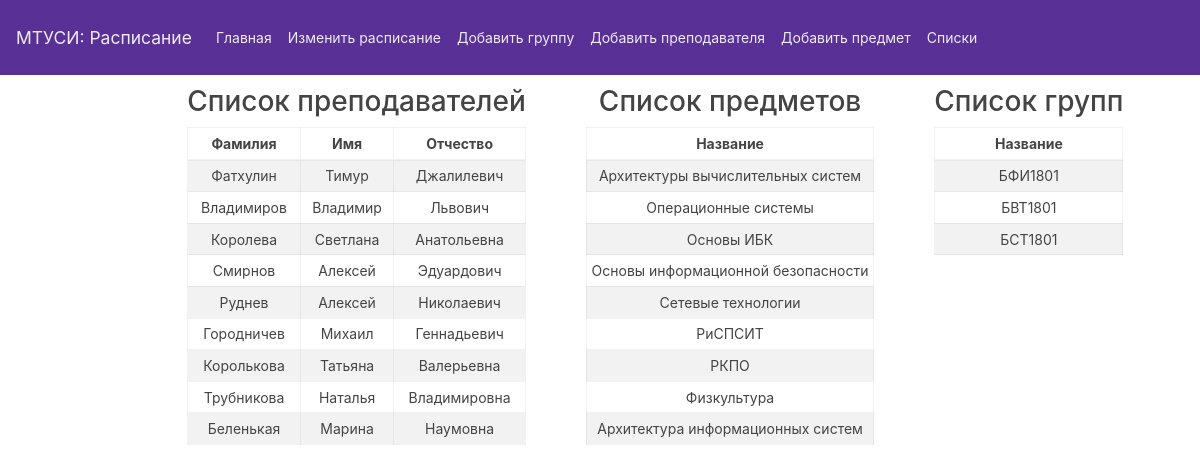
Screenshot of /groups with the database file from the repository.
### models/lecturer.py (models this page shows)
class Lecturer(db.Model):
    __tablename__ = 'lecturer'
    id = db.Column(db.Integer, primary_key=True)
    name = db.Column(db.String(30), nullable=False)
    last_name = db.Column(db.String(30), nullable=False)
    surname = db.Column(db.String(30), nullable=False)

### models/subject.py (models this page shows)
class Subject(db.Model):
    __tablename__ = 'subject'
    id = db.Column(db.Integer, primary_key=True)
    subject_name = db.Column(db.String(30), unique=True, nullable=False)

### models/group.py (models this page shows)
class Group(db.Model):
    __tablename__ = 'group'
    id = db.Column(db.Integer, primary_key=True)
    name = db.Column(db.String(30), unique=True, nullable=False)

### Routes/Groups.py (the view)
@groups.route('/groups')
def index1():
    return render_template('groups.html', groups=Group.query.all(), lecturers=Lecturer.query.all(),
                           subjects=Subject.query.all())

### templates/groups.html (shortened to what this page needs)
<!DOCTYPE html>
<html lang="en">
<head>
    <link rel="stylesheet" type="text/css" href="/static/css/boots.min.css">
</head>
<body>
{% include "Nav.html" %}
<div class="row">
    <div class="container_flex">
        <div class="table-responsive">
            <h2>Список преподавателей</h2>
            <table class="table table-bordered table-striped table-sm table-hover">
                <thead>
                <tr>
                    <th scope="col">Фамилия</th>
                    <th scope="col">Имя</th>
                    <th scope="col">Отчество</th>
                </tr>
                </thead>
                <tbody>
                {% for lecturer in lecturers %}
                <tr>
                    <td>{{ lecturer.last_name }}</td>
                    <td>{{ lecturer.name }}</td>
                    <td>{{ lecturer.surname }}</td>
                    {% endfor %}
                </tr>
                </tbody>
            </table>
        </div>
    </div>
    <div class="container_flex">
        <div class="table-responsive">
            <h2>Список предметов</h2>
            <table class="table table-sm table-bordered table-striped table-responsive table-hover">
                <thead>
                <tr>
                    <th scope="col">Название</th>
                </tr>
                </thead>
                <tbody>
                {% for subject in subjects %}
                <tr>
                    <td>{{ subject.subject_name }}</td>
                    {% endfor %}
                </tr>
                </tbody>
            </table>
        </div>
    </div>
    <div class="container_flex">
        <div class="table-responsive">
            <h2>Список групп</h2>
            <table class="table table-sm table-bordered table-striped  table-hover ">
                <thead>
                <tr>
                    <th scope="col">Название</th>
                </tr>
                </thead>
                <tbody>
                {% for group in groups %}
                <tr>
                    <td>{{ group.name }}</td>
                    {% endfor %}
                </tr>
                </tbody>
            </table>
        </div>
    </div>
</div>
</body>
</html>

### templates/groups.html (style rules this page uses)
.container_flex { display: inline-block; position: relative; margin:10px 30px; left: 14%; }
.table-responsive { text-align: center; }

### rows the page displays
Lecturer: last_name "Фатхулин", name "Тимур", surname "Джалилевич"
Lecturer: last_name "Владимиров", name "Владимир", surname "Львович"
Lecturer: last_name "Королева", name "Светлана", surname "Анатольевна"
Lecturer: last_name "Смирнов", name "Алексей", surname "Эдуардович"
Lecturer: last_name "Руднев", name "Алексей", surname "Николаевич"
Lecturer: last_name "Городничев", name "Михаил", surname "Геннадьевич"
Lecturer: last_name "Королькова", name "Татьяна", surname "Валерьевна"
Lecturer: last_name "Трубникова", name "Наталья", surname "Владимировна"
Lecturer: last_name "Беленькая", name "Марина", surname "Наумовна"
Subject: subject_name "Архитектуры вычислительных систем"
Subject: subject_name "Операционные системы"
Subject: subject_name "Основы ИБК"
Subject: subject_name "Основы информационной безопасности"
Subject: subject_name "Сетевые технологии"
Subject: subject_name "РиСПСИТ"
Subject: subject_name "РКПО"
Subject: subject_name "Физкультура"
Subject: subject_name "Архитектура информационных систем"
Group: name "БФИ1801"
Group: name "БВТ1801"
Group: name "БСТ1801"
